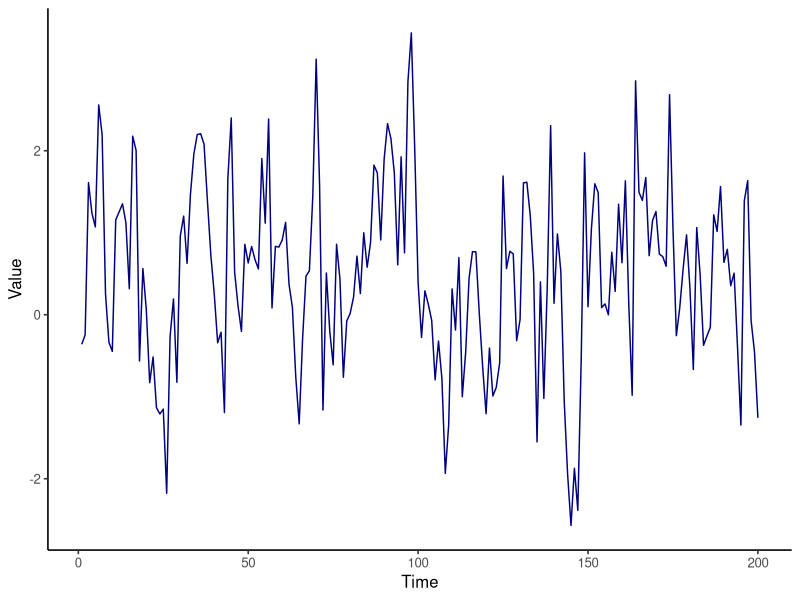
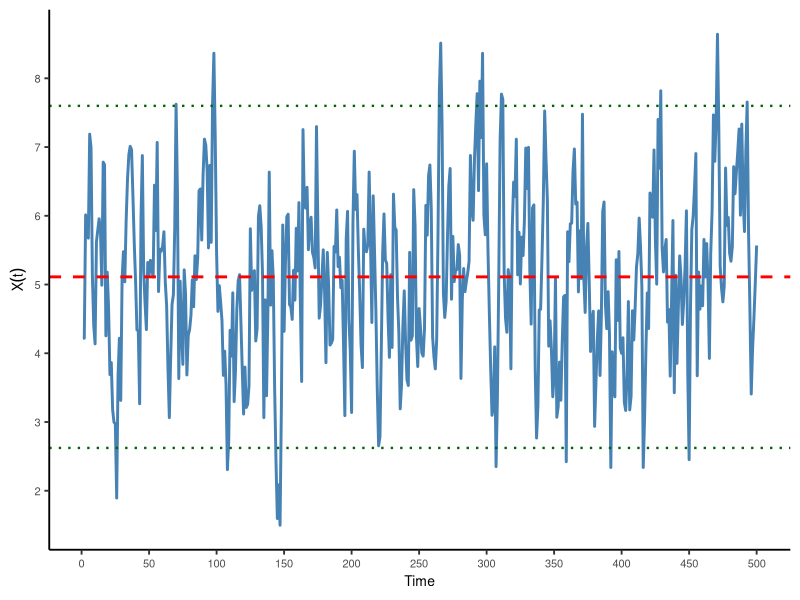

Reproduce these figures in R, in order.
## ---- chunk 1
#| echo: false
#| include: false
#| warning: false
#| message: false
#| caption: "Simulated Stationary Time Series"
#| fig.cap: "A simulated stationary time series"
#| fig.width: 4
#| fig.height: 3
library(ggplot2)
set.seed(123)
n <- 100
library(ggplot2)  # Load required library
library(ggpubr)  # Load ggpubr for theme_classic2

# Function to generate a stationary time series
# y_t = c + \phi *y_{t-1} + \epsilon_t
ar1_time_series <- function(n, c, phi) {
  # Generate white noise
  epsilon <- rnorm(n, mean = 0, sd = 1)
  
  # Initialize the time series
  y <- numeric(n)
  y[1] <- c + epsilon[1]  # Initial value
  
  # Generate the time series
  for (t in 2:n) {
    y[t] <- c + phi * y[t - 1] + epsilon[t]
  }  # Added missing closing brace
  
  return(y)
}  # Fixed brace placement

# Define n before using it
n <- 200  # Add this line
c <- 0.2  # Constant term
phi <- 0.6  # Autoregressive coefficient

# Generate an AR(1) time series
data <- data.frame(
  time = 1:n,
  time_series = ar1_time_series(n, c, phi)
)

# Plot the time series using ggplot2
ggplot(data, aes(x = time, y = time_series)) +
  geom_line(color = "navy") +
  labs(
    x = "Time",
    y = "Value"
  ) +
  theme_classic2() +
  theme(plot.title = element_text(hjust = 0.5))

## ---- chunk 2
# Simulate a stationary AR(1) process
#| echo: false
set.seed(123)
n <- 500
phi <- 0.7
mu <- 5
sigma <- 1
x <- numeric(n)
x[1] <- rnorm(1, mean = mu, sd = sigma / sqrt(1 - phi^2))
for (t in 2:n) {
  x[t] <- mu + phi * (x[t-1] - mu) + rnorm(1, 0, sigma)
}
library(ggplot2)

mean_x <- mean(x)
sd_x <- sd(x)
upper_band <- mean_x + 2 * sd_x
lower_band <- mean_x - 2 * sd_x

ggplot(data.frame(Time = 1:n, Value = x), aes(Time, Value)) +
  geom_line(color = 'steelblue', linewidth = 1) +
  geom_hline(yintercept = mean_x, linetype = 'dashed', color = 'red', linewidth = 1) +
  geom_hline(yintercept = upper_band, linetype = 'dotted', color = 'darkgreen', linewidth = 0.8) +
  geom_hline(yintercept = lower_band, linetype = 'dotted', color = 'darkgreen', linewidth = 0.8) +
  labs(y = expression(X(t)), x = 'Time') +
  theme_classic(base_size = 14) +
  theme(
    axis.title.x = element_text(size = 10),
    axis.title.y = element_text(size = 10),
    axis.text.x = element_text(size = 8),
    axis.text.y = element_text(size = 8)
  ) +
  scale_x_continuous(breaks = seq(0, n, by = 50)) +
  scale_y_continuous(breaks = scales::pretty_breaks(n = 8))
